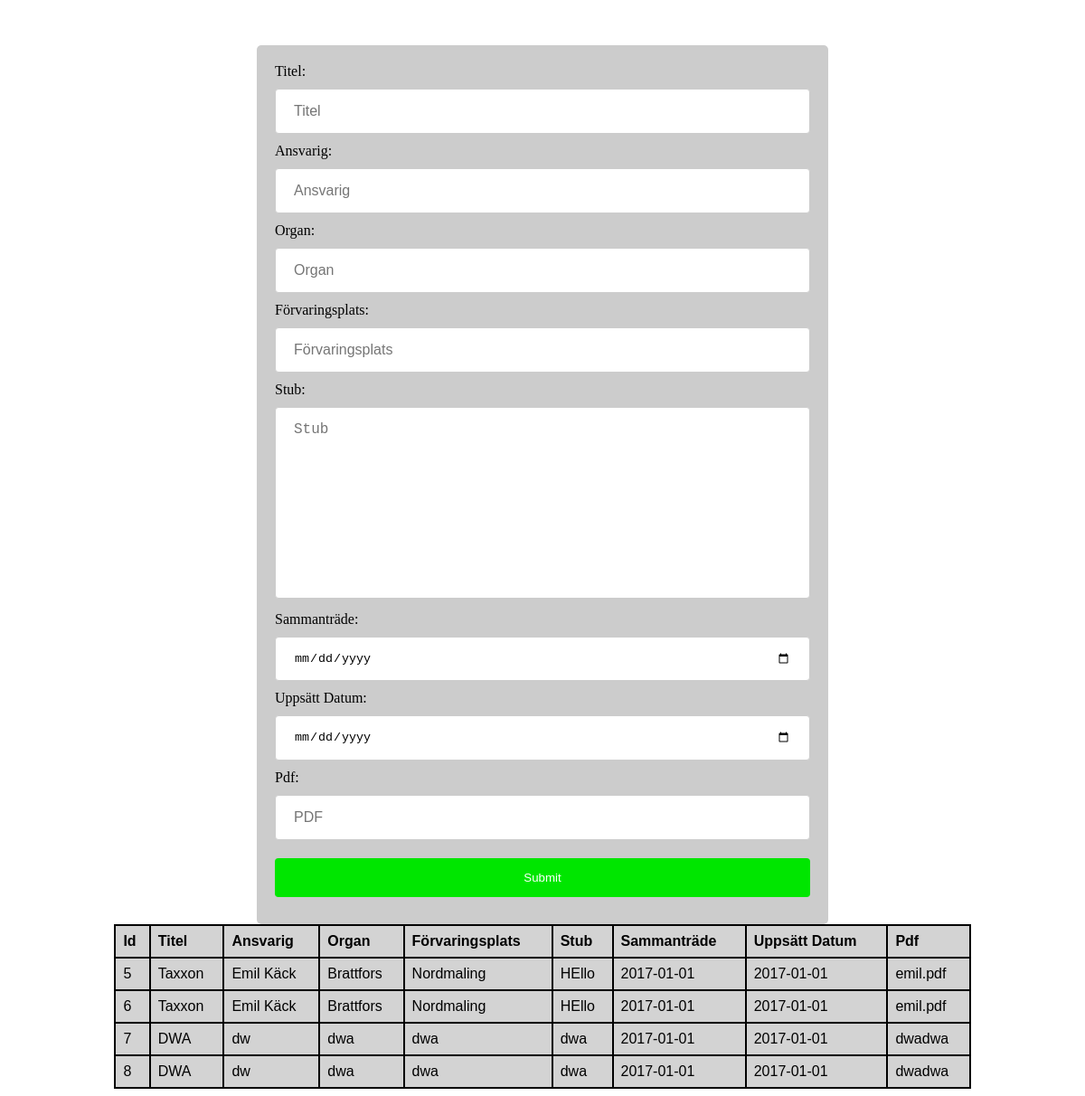
The page / on the database its author committed.
### tables this page shows
CREATE TABLE `anslagstavla` (
  `id` int(10) UNSIGNED NOT NULL,
  `sammantrade` date NOT NULL,
  `uppsattdatum` date NOT NULL,
  `titel` varchar(100) NOT NULL,
  `organ` varchar(100) NOT NULL,
  `stub` text NOT NULL,
  `ansvarig` varchar(200) NOT NULL,
  `pdf` varchar(255) NOT NULL,
  `forvaringsplats` varchar(255) NOT NULL
);

### Index.php (the view, shortened to what this page needs)
<?php
	try {
		$dbh = new PDO("mysql:host=localhost;dbname=komun;charset=utf8", "root", "", array(
			PDO::ATTR_ERRMODE => PDO::ERRMODE_EXCEPTION,
    	));
    }
    catch(PDOException $pe) {
        echo $pe->getMessage();
    }
?>
<!DOCTYPE html>
<html>
<head>
	<link rel="stylesheet" type="text/css" href="style.css">
</head>
<body>
	<div class="formdiv">
		<form action="index.php" method="post">
			<label for="titel">Titel:</label>
			<input type="text" id="titel" name="titel" placeholder="Titel" required>
			<label for="ansvarig">Ansvarig:</label>
			<input type="text" id="ansvarig" name="ansvarig" placeholder="Ansvarig" required>
			<label for="organ">Organ:</label>
			<input type="text" id="organ" name="organ" placeholder="Organ" required>
			<label for="forvaringsplats">Förvaringsplats:</label>
			<input type="text" id="forvaringsplats" name="forvaringsplats" placeholder="Förvaringsplats" required>
			<label for="stub">Stub:</label>
			<textarea id="stub" name="stub" placeholder="Stub" rows="10" required></textarea>
			<label for="sammantrade">Sammanträde:</label>
			<input type="date" id="sammantrade" name="sammantrade" required>
			<label for="uppsattdatum">Uppsätt Datum:</label>
			<input type="date" id="uppsattdatum" name="uppsattdatum" required>
			<label for="pdf">Pdf:</label>
			<input type="text" id="pdf" name="pdf" placeholder="PDF" required>
			<input type="submit" name="submit" value="Submit">
		</form>
	</div>
		<table class="table">
			<tr>
				<th>Id</th>
				<th>Titel</th>
				<th>Ansvarig</th>
				<th>Organ</th>
				<th>Förvaringsplats</th>
				<th>Stub</th>
				<th>Sammanträde</th>
				<th>Uppsätt Datum</th>
				<th>Pdf</th>
			</tr>
			<?php
			$sql = 'select * from anslagstavla';
			$stmt = $dbh->prepare($sql);
			$stmt->execute();
			$rows = $stmt->fetchAll(PDO::FETCH_ASSOC);
			foreach ($rows as $key => $value){ ?>
			<tr>
				<td> <?php echo $value["id"] ?></td>
				<td> <?php echo $value["titel"] ?></td>
				<td> <?php echo $value["ansvarig"] ?></td>
				<td> <?php echo $value["organ"] ?></td>
				<td> <?php echo $value["forvaringsplats"] ?></td>
				<td> <?php echo $value["stub"] ?></td>
				<td> <?php echo date("Y-m-d", strtotime($value["sammantrade"])) ?></td>
				<td> <?php echo date("Y-m-d", strtotime($value["uppsattdatum"])) ?></td>
				<td> <?php echo $value["pdf"] ?></td>
			</tr>
			<?php } ?>
		</table>
</body>
</html>

### style.css (style rules this page uses)
.formdiv { border-radius: 5px; background-color: #cccccc; padding: 20px; width: 50%; margin: auto; margin-top: 50px; }
textarea { resize: none; }
input[type=text], select { width: 100%; padding: 15px 20px; margin: 10px 0; font-size: 16px; display: inline-block; border: 1px solid #ccc; border-radius: 4px; box-sizing: border-box; }
input[type=submit] { width: 100%; background-color: #00e600; color: white; padding: 14px 30px; margin: 10px 0; border: none; border-radius: 4px; cursor: pointer; }
input[type=date], select { width: 100%; padding: 15px 20px; margin: 10px 0px; border: 1px solid #ccc; border-radius: 4px; box-sizing: border-box; }
#stub { width: 100%; padding: 15px 20px; margin: 10px 0; font-size: 16px; border: 1px solid #ccc; border-radius: 4px; box-sizing: border-box; }
table { font-family: arial, sans-serif; border-collapse: collapse; width: 80%; margin-top: 100px; margin: auto; }
td, th { border: 2px solid black; text-align: left; padding: 8px; background-color: lightgray; }

### rows shown on the page
anslagstavla: id "5", titel "Taxxon", ansvarig "Emil Käck", organ "Brattfors", forvaringsplats "Nordmaling", stub "HEllo", sammantrade "2017-01-01", uppsattdatum "2017-01-01", pdf "emil.pdf"
anslagstavla: id "6", titel "Taxxon", ansvarig "Emil Käck", organ "Brattfors", forvaringsplats "Nordmaling", stub "HEllo", sammantrade "2017-01-01", uppsattdatum "2017-01-01", pdf "emil.pdf"
anslagstavla: id "7", titel "DWA", ansvarig "dw", organ "dwa", forvaringsplats "dwa", stub "dwa", sammantrade "2017-01-01", uppsattdatum "2017-01-01", pdf "dwadwa"
anslagstavla: id "8", titel "DWA", ansvarig "dw", organ "dwa", forvaringsplats "dwa", stub "dwa", sammantrade "2017-01-01", uppsattdatum "2017-01-01", pdf "dwadwa"
